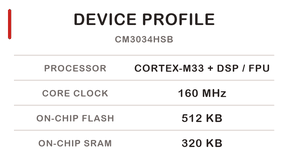
#> input picture SampleCode/NuMaker-CM3034HSv2/emWin_CM3034_NuTFT/Application/UI_Info_Chip.gif, 288 x 155 px
$ python -i generate_boot_assets.py   (imports and definitions only)
#> lines starting #> are read from the running program, lines starting #| are printed output that depends on the picture
#!/usr/bin/env python3
"""Generate compact emWin GIF resources for the 320x240 boot demo."""

from pathlib import Path
import argparse

import cv2
from PIL import Image, ImageChops, ImageDraw, ImageEnhance, ImageFilter, ImageFont


START_LOGICAL_SIZE = (320, 240)
END_LOGICAL_SIZE = (320, 240)
VIDEO_SIZE = (320, 180)
END_SIZE = (240, 80)
HOME_CONTENT_BOTTOM = 181
FPS = 8
TARGET_FRAMES = 40
COLORS = 256
UI_SCALE = 4

UI_BG = "#F5F2EE"
UI_WHITE = "#FFFFFF"
UI_RED = "#CC2924"
UI_RED_DARK = "#A91D19"
UI_TEXT = "#282322"
UI_MUTED = "#756D6A"
UI_BORDER = "#DED6D2"


def _canvas(image: Image.Image, logical_size: tuple[int, int],
            size: tuple[int, int]) -> Image.Image:
    result = Image.new("RGB", logical_size, "white")
    copy = image.copy()
    copy.thumbnail(size, Image.Resampling.LANCZOS)
    result.paste(copy, ((logical_size[0] - copy.width) // 2,
                        (logical_size[1] - copy.height) // 2))
    return result


def _video_frames(path: Path) -> list[Image.Image]:
#> called with path = '../Application/UI_Info_Chip.gif'
    capture = cv2.VideoCapture(str(path))
    if not capture.isOpened():
        raise SystemExit(f"cannot open video: {path}")

    source_fps = capture.get(cv2.CAP_PROP_FPS)
    source_frames = capture.get(cv2.CAP_PROP_FRAME_COUNT)
    duration_ms = source_frames * 1000.0 / source_fps
    frames: list[Image.Image] = []
    for index in range(TARGET_FRAMES):
        # Sample the whole source rather than truncating it to five seconds.
        # Some MP4 decoders report a final non-decodable container frame, so
        # stop at frame_count - 2 while still covering 99.4% of the timeline.
        source_index = round(index * (source_frames - 2) /
                             (TARGET_FRAMES - 1))
        capture.set(cv2.CAP_PROP_POS_FRAMES, source_index)
        ok, frame = capture.read()
        if not ok:
            break
        frame = cv2.cvtColor(frame, cv2.COLOR_BGR2RGB)
        image = _canvas(Image.fromarray(frame), START_LOGICAL_SIZE, VIDEO_SIZE)
        # The LCD shows this image at its native 320x240 resolution. A small
        # amount of contrast and edge recovery counters the softness introduced
        # by video scaling and GIF palette conversion without adding halos.
        image = ImageEnhance.Contrast(image).enhance(1.04)
        image = ImageEnhance.Color(image).enhance(1.03)
        image = image.filter(ImageFilter.UnsharpMask(radius=0.75,
                                                     percent=145,
                                                     threshold=2))
        frames.append(image)
#> this loop made 31 passes
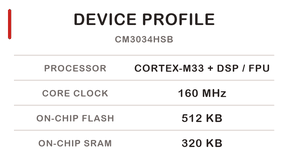
#> input picture SampleCode/NuMaker-CM3034HSv2/emWin_CM3034_NuTFT/Application/UI_Info_Chip.gif, 288 x 155 px
#> pass 1, in _video_frames, `image = _canvas(Image.fromarray(frame), START_LOGICAL_SIZE, VIDEO_SIZE)`:
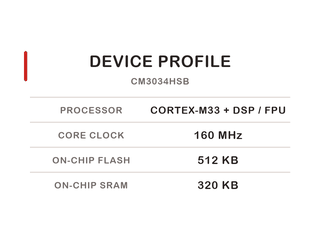
#> image: PIL image 320x240 RGB; mean R, G, B 248.7, 248.1, 248
#> after the loop, frames = 30 items
    capture.release()

    if not frames:
        raise SystemExit(f"no frames decoded from: {path}")
    print(f"decoded {len(frames)} frames across the complete "
          f"{duration_ms / 1000.0:.3f}s source ({source_fps:.2f} fps)")
    return frames


# [81 lines left out: functions _global_palette, _save_start_gif, _font, _label, _rounded_label, _rounded and 2 more, not called in this run]


def _new_ui_canvas() -> tuple[Image.Image, ImageDraw.ImageDraw]:
    image = Image.new("RGB", (320 * UI_SCALE, 240 * UI_SCALE), UI_BG)
    return image, ImageDraw.Draw(image)


# [257 lines left out: functions _finish_ui, _finish_control, _finish_info_overlay, _save_end_gif, _save_info_background, _info_page_base and 4 more, not called in this run]


# [2 lines not run here, left out]

>>> result = _video_frames('../Application/UI_Info_Chip.gif')
